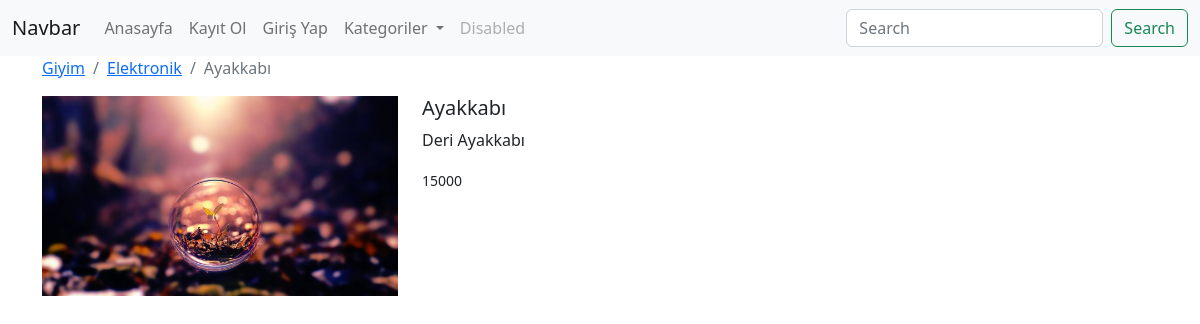
The app's page /urun/4 with its own data.
### urunler/models.py (models this page shows, shortened)
class Urun(models.Model):
    kategori = models.ForeignKey(Kategori, on_delete=models.CASCADE, null=True) # CASCADE = kategori silindiğinde ona bağlı olan ürünleri de siler. SET_NULL = .. boşa çıkarır
    sub_category = models.ManyToManyField(AltKategori)
    tek = models.OneToOneField(TekKategori, on_delete=models.CASCADE, null=True, blank=True)
    isim = models.CharField(max_length=50)
    aciklama = RichTextField(max_length=500, null=True)
    fiyat = models.IntegerField()
    resim = models.FileField(upload_to = 'urunler/', null=True, blank=True)

class Kategori(models.Model):
    isim = models.CharField(max_length=100)
    def __str__(self):
        return self.isim

class TekKategori(models.Model):
    isim = models.CharField(max_length=100)
    def __str__(self):
        return self.isim

### urunler/views.py (the view)
# urls.py: path('urun/<int:urunId>', detail, name="urun"),
def detail(request, urunId):
    urun = Urun.objects.get(id = urunId)
    context = {
        'urun':urun
    }
    return render(request, 'urun.html', context)

### urunler/templates/urun.html
{% extends "index.html" %}
{% load static %}
{% block content %}
      <div class="container">
        <nav aria-label="breadcrumb">
            <ol class="breadcrumb">
              <li class="breadcrumb-item"><a href="{% url 'index' %}?search={{urun.kategori}}">{{urun.kategori}}</a></li>
              <li class="breadcrumb-item"><a href="#">{{urun.tek}}</a></li>
              <li class="breadcrumb-item active" aria-current="page">{{urun.isim}}</li>
            </ol>
          </nav>
        <div class="row">
                <div class="col-4">
                    {% if urun.resim %}
                          <img src="{{urun.resim.url}}" class="card-img-top" alt="...">
                      {% else %}
                          <img src="{% static 'resim.jpg' %}" class="card-img-top" alt="...">
                      {% endif %}
                </div>
                <div class="col-8">
                    <h5>{{urun.isim}}</h5>
                    <p>{{urun.aciklama}}</p>
                    <small>{{urun.fiyat}}</small>
                </div>
        </div>
      </div>
{% endblock content %}

### records on screen
Urun: kategori "Giyim", tek "Elektronik", isim "Ayakkabı", aciklama "Deri Ayakkabı", fiyat "15000"
